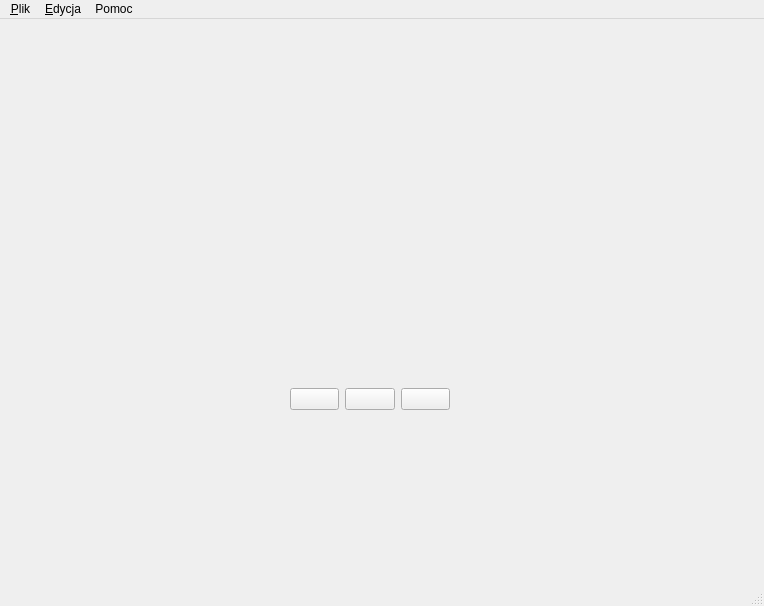
<?xml version="1.0" encoding="UTF-8"?>
<ui version="4.0">
 <class>DOknoGlowne</class>
 <widget class="QMainWindow" name="DOknoGlowne">
  <property name="geometry">
   <rect>
    <x>0</x>
    <y>0</y>
    <width>764</width>
    <height>606</height>
   </rect>
  </property>
  <property name="windowTitle">
   <string>MainWindow</string>
  </property>
  <widget class="QWidget" name="centralwidget">
   <widget class="QWidget" name="horizontalLayoutWidget">
    <property name="geometry">
     <rect>
      <x>290</x>
      <y>340</y>
      <width>160</width>
      <height>80</height>
     </rect>
    </property>
    <layout class="QHBoxLayout" name="horizontalLayout">
     <item>
      <widget class="QPushButton" name="play_button">
       <property name="text">
        <string/>
       </property>
       <property name="icon">
        <iconset>
         <normaloff>../res/play.png</normaloff>../res/play.png</iconset>
       </property>
      </widget>
     </item>
     <item>
      <widget class="QPushButton" name="pause_button">
       <property name="text">
        <string/>
       </property>
       <property name="icon">
        <iconset>
         <normaloff>../res/pause.png</normaloff>../res/pause.png</iconset>
       </property>
      </widget>
     </item>
     <item>
      <widget class="QPushButton" name="stop_button">
       <property name="text">
        <string/>
       </property>
       <property name="icon">
        <iconset>
         <normaloff>../res/stop.png</normaloff>../res/stop.png</iconset>
       </property>
       <property name="checkable">
        <bool>false</bool>
       </property>
      </widget>
     </item>
    </layout>
   </widget>
  </widget>
  <widget class="QMenuBar" name="menubar">
   <property name="geometry">
    <rect>
     <x>0</x>
     <y>0</y>
     <width>764</width>
     <height>25</height>
    </rect>
   </property>
   <widget class="QMenu" name="menu_Plik">
    <property name="title">
     <string>&amp;Plik</string>
    </property>
   </widget>
   <widget class="QMenu" name="menu_Edycja">
    <property name="title">
     <string>&amp;Edycja</string>
    </property>
   </widget>
   <widget class="QMenu" name="menuPomoc">
    <property name="title">
     <string>Pomoc</string>
    </property>
   </widget>
   <addaction name="menu_Plik"/>
   <addaction name="menu_Edycja"/>
   <addaction name="menuPomoc"/>
  </widget>
  <widget class="QStatusBar" name="statusbar"/>
 </widget>
 <resources/>
 <connections/>
</ui>
